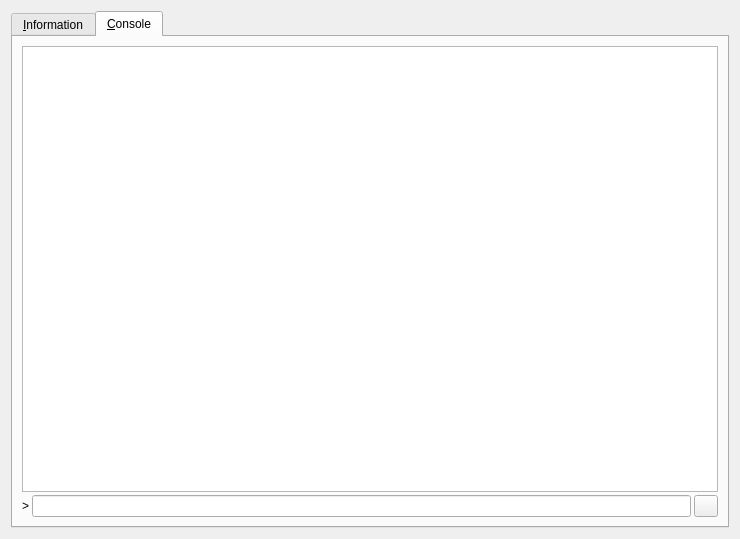
<?xml version="1.0" encoding="UTF-8"?>
<ui version="4.0">
 <class>RPCConsole</class>
 <widget class="QDialog" name="RPCConsole">
  <property name="geometry">
   <rect>
    <x>0</x>
    <y>0</y>
    <width>740</width>
    <height>539</height>
   </rect>
  </property>
  <property name="windowTitle">
   <string>2GiveCoin - Advanced Options</string>
  </property>
  <layout class="QVBoxLayout" name="verticalLayout_2">
   <item>
    <widget class="QTabWidget" name="tabWidget">
     <property name="currentIndex">
      <number>1</number>
     </property>
     <widget class="QWidget" name="tab_info">
      <attribute name="title">
       <string>&amp;Information</string>
      </attribute>
      <layout class="QGridLayout" name="gridLayout" columnstretch="0,1">
       <property name="horizontalSpacing">
        <number>12</number>
       </property>
       <item row="0" column="0">
        <widget class="QLabel" name="label_9">
         <property name="font">
          <font>
           <weight>75</weight>
           <bold>true</bold>
          </font>
         </property>
         <property name="text">
          <string>2GiveCoin Core</string>
         </property>
        </widget>
       </item>
       <item row="1" column="0">
        <widget class="QLabel" name="label_5">
         <property name="text">
          <string>Client name</string>
         </property>
        </widget>
       </item>
       <item row="1" column="1">
        <widget class="QLabel" name="clientName">
         <property name="cursor">
          <cursorShape>IBeamCursor</cursorShape>
         </property>
         <property name="text">
          <string>N/A</string>
         </property>
         <property name="textFormat">
          <enum>Qt::PlainText</enum>
         </property>
         <property name="textInteractionFlags">
          <set>Qt::LinksAccessibleByMouse|Qt::TextSelectableByKeyboard|Qt::TextSelectableByMouse</set>
         </property>
        </widget>
       </item>
       <item row="2" column="0">
        <widget class="QLabel" name="label_6">
         <property name="text">
          <string>Client version</string>
         </property>
        </widget>
       </item>
       <item row="2" column="1">
        <widget class="QLabel" name="clientVersion">
         <property name="cursor">
          <cursorShape>IBeamCursor</cursorShape>
         </property>
         <property name="text">
          <string>N/A</string>
         </property>
         <property name="textFormat">
          <enum>Qt::PlainText</enum>
         </property>
         <property name="textInteractionFlags">
          <set>Qt::LinksAccessibleByMouse|Qt::TextSelectableByKeyboard|Qt::TextSelectableByMouse</set>
         </property>
        </widget>
       </item>
       <item row="3" column="0">
        <widget class="QLabel" name="label_14">
         <property name="text">
          <string>Using OpenSSL version</string>
         </property>
         <property name="indent">
          <number>10</number>
         </property>
        </widget>
       </item>
       <item row="3" column="1">
        <widget class="QLabel" name="openSSLVersion">
         <property name="cursor">
          <cursorShape>IBeamCursor</cursorShape>
         </property>
         <property name="text">
          <string>N/A</string>
         </property>
         <property name="textFormat">
          <enum>Qt::PlainText</enum>
         </property>
         <property name="textInteractionFlags">
          <set>Qt::LinksAccessibleByMouse|Qt::TextSelectableByKeyboard|Qt::TextSelectableByMouse</set>
         </property>
        </widget>
       </item>
       <item row="4" column="0">
        <widget class="QLabel" name="label_12">
         <property name="text">
          <string>Build date</string>
         </property>
        </widget>
       </item>
       <item row="4" column="1">
        <widget class="QLabel" name="buildDate">
         <property name="cursor">
          <cursorShape>IBeamCursor</cursorShape>
         </property>
         <property name="text">
          <string>N/A</string>
         </property>
         <property name="textFormat">
          <enum>Qt::PlainText</enum>
         </property>
         <property name="textInteractionFlags">
          <set>Qt::LinksAccessibleByMouse|Qt::TextSelectableByKeyboard|Qt::TextSelectableByMouse</set>
         </property>
        </widget>
       </item>
       <item row="5" column="0">
        <widget class="QLabel" name="label_13">
         <property name="text">
          <string>Startup time</string>
         </property>
        </widget>
       </item>
       <item row="5" column="1">
        <widget class="QLabel" name="startupTime">
         <property name="cursor">
          <cursorShape>IBeamCursor</cursorShape>
         </property>
         <property name="text">
          <string>N/A</string>
         </property>
         <property name="textFormat">
          <enum>Qt::PlainText</enum>
         </property>
         <property name="textInteractionFlags">
          <set>Qt::LinksAccessibleByMouse|Qt::TextSelectableByKeyboard|Qt::TextSelectableByMouse</set>
         </property>
        </widget>
       </item>
       <item row="6" column="0">
        <widget class="QLabel" name="label_11">
         <property name="font">
          <font>
           <weight>75</weight>
           <bold>true</bold>
          </font>
         </property>
         <property name="text">
          <string>Network</string>
         </property>
        </widget>
       </item>
       <item row="7" column="0">
        <widget class="QLabel" name="label_7">
         <property name="text">
          <string>Number of connections</string>
         </property>
        </widget>
       </item>
       <item row="7" column="1">
        <widget class="QLabel" name="numberOfConnections">
         <property name="cursor">
          <cursorShape>IBeamCursor</cursorShape>
         </property>
         <property name="text">
          <string>N/A</string>
         </property>
         <property name="textFormat">
          <enum>Qt::PlainText</enum>
         </property>
         <property name="textInteractionFlags">
          <set>Qt::LinksAccessibleByMouse|Qt::TextSelectableByKeyboard|Qt::TextSelectableByMouse</set>
         </property>
        </widget>
       </item>
       <item row="8" column="0">
        <widget class="QLabel" name="label_8">
         <property name="text">
          <string>On testnet</string>
         </property>
        </widget>
       </item>
       <item row="8" column="1">
        <widget class="QCheckBox" name="isTestNet">
         <property name="enabled">
          <bool>false</bool>
         </property>
         <property name="text">
          <string/>
         </property>
        </widget>
       </item>
       <item row="9" column="0">
        <widget class="QLabel" name="label_10">
         <property name="font">
          <font>
           <weight>75</weight>
           <bold>true</bold>
          </font>
         </property>
         <property name="text">
          <string>Block chain</string>
         </property>
        </widget>
       </item>
       <item row="10" column="0">
        <widget class="QLabel" name="label_3">
         <property name="text">
          <string>Current number of blocks</string>
         </property>
        </widget>
       </item>
       <item row="10" column="1">
        <widget class="QLabel" name="numberOfBlocks">
         <property name="cursor">
          <cursorShape>IBeamCursor</cursorShape>
         </property>
         <property name="text">
          <string>N/A</string>
         </property>
         <property name="textFormat">
          <enum>Qt::PlainText</enum>
         </property>
         <property name="textInteractionFlags">
          <set>Qt::LinksAccessibleByMouse|Qt::TextSelectableByKeyboard|Qt::TextSelectableByMouse</set>
         </property>
        </widget>
       </item>
       <item row="11" column="0">
        <widget class="QLabel" name="label_4">
         <property name="text">
          <string>Estimated total blocks</string>
         </property>
        </widget>
       </item>
       <item row="11" column="1">
        <widget class="QLabel" name="totalBlocks">
         <property name="cursor">
          <cursorShape>IBeamCursor</cursorShape>
         </property>
         <property name="text">
          <string>N/A</string>
         </property>
         <property name="textFormat">
          <enum>Qt::PlainText</enum>
         </property>
         <property name="textInteractionFlags">
          <set>Qt::LinksAccessibleByMouse|Qt::TextSelectableByKeyboard|Qt::TextSelectableByMouse</set>
         </property>
        </widget>
       </item>
       <item row="12" column="0">
        <widget class="QLabel" name="label_2">
         <property name="text">
          <string>Last block time</string>
         </property>
        </widget>
       </item>
       <item row="12" column="1">
        <widget class="QLabel" name="lastBlockTime">
         <property name="cursor">
          <cursorShape>IBeamCursor</cursorShape>
         </property>
         <property name="text">
          <string>N/A</string>
         </property>
         <property name="textFormat">
          <enum>Qt::PlainText</enum>
         </property>
         <property name="textInteractionFlags">
          <set>Qt::LinksAccessibleByMouse|Qt::TextSelectableByKeyboard|Qt::TextSelectableByMouse</set>
         </property>
        </widget>
       </item>
       <item row="13" column="0">
        <spacer name="verticalSpacer_2">
         <property name="orientation">
          <enum>Qt::Vertical</enum>
         </property>
         <property name="sizeHint" stdset="0">
          <size>
           <width>20</width>
           <height>20</height>
          </size>
         </property>
        </spacer>
       </item>
       <item row="14" column="0">
        <widget class="QLabel" name="labelDebugLogfile">
         <property name="font">
          <font>
           <weight>75</weight>
           <bold>true</bold>
          </font>
         </property>
         <property name="text">
          <string>Debug log file</string>
         </property>
        </widget>
       </item>
       <item row="15" column="0">
        <widget class="QPushButton" name="openDebugLogfileButton">
         <property name="toolTip">
          <string>Open the 2GiveCoin debug log file from the current data directory. This can take a few seconds for large log files.</string>
         </property>
         <property name="text">
          <string>&amp;Open</string>
         </property>
         <property name="autoDefault">
          <bool>false</bool>
         </property>
        </widget>
       </item>
       <item row="16" column="0">
        <widget class="QLabel" name="labelCLOptions">
         <property name="font">
          <font>
           <weight>75</weight>
           <bold>true</bold>
          </font>
         </property>
         <property name="text">
          <string>Command-line options</string>
         </property>
        </widget>
       </item>
       <item row="17" column="0">
        <widget class="QPushButton" name="showCLOptionsButton">
         <property name="toolTip">
          <string>Show the 2GiveCoin-Qt help message to get a list with possible 2GiveCoin command-line options.</string>
         </property>
         <property name="text">
          <string>&amp;Show</string>
         </property>
         <property name="autoDefault">
          <bool>false</bool>
         </property>
        </widget>
       </item>
       <item row="18" column="0">
        <spacer name="verticalSpacer">
         <property name="orientation">
          <enum>Qt::Vertical</enum>
         </property>
         <property name="sizeHint" stdset="0">
          <size>
           <width>20</width>
           <height>40</height>
          </size>
         </property>
        </spacer>
       </item>
      </layout>
     </widget>
     <widget class="QWidget" name="tab_console">
      <attribute name="title">
       <string>&amp;Console</string>
      </attribute>
      <layout class="QVBoxLayout" name="verticalLayout_3">
       <property name="spacing">
        <number>3</number>
       </property>
       <item>
        <widget class="QTextEdit" name="messagesWidget">
         <property name="minimumSize">
          <size>
           <width>0</width>
           <height>100</height>
          </size>
         </property>
         <property name="readOnly">
          <bool>true</bool>
         </property>
         <property name="tabKeyNavigation" stdset="0">
          <bool>false</bool>
         </property>
         <property name="columnCount" stdset="0">
          <number>2</number>
         </property>
        </widget>
       </item>
       <item>
        <layout class="QHBoxLayout" name="horizontalLayout">
         <property name="spacing">
          <number>3</number>
         </property>
         <item>
          <widget class="QLabel" name="label">
           <property name="text">
            <string notr="true">&gt;</string>
           </property>
          </widget>
         </item>
         <item>
          <widget class="QLineEdit" name="lineEdit"/>
         </item>
         <item>
          <widget class="QPushButton" name="clearButton">
           <property name="maximumSize">
            <size>
             <width>24</width>
             <height>24</height>
            </size>
           </property>
           <property name="toolTip">
            <string>Clear console</string>
           </property>
           <property name="text">
            <string/>
           </property>
           <property name="icon">
            <iconset resource="../bitcoin.qrc">
             <normaloff>:/icons/remove</normaloff>:/icons/remove</iconset>
           </property>
           <property name="shortcut">
            <string notr="true">Ctrl+L</string>
           </property>
           <property name="autoDefault">
            <bool>false</bool>
           </property>
          </widget>
         </item>
        </layout>
       </item>
      </layout>
     </widget>
    </widget>
   </item>
  </layout>
 </widget>
 <resources>
  <include location="../bitcoin.qrc"/>
 </resources>
 <connections/>
</ui>
